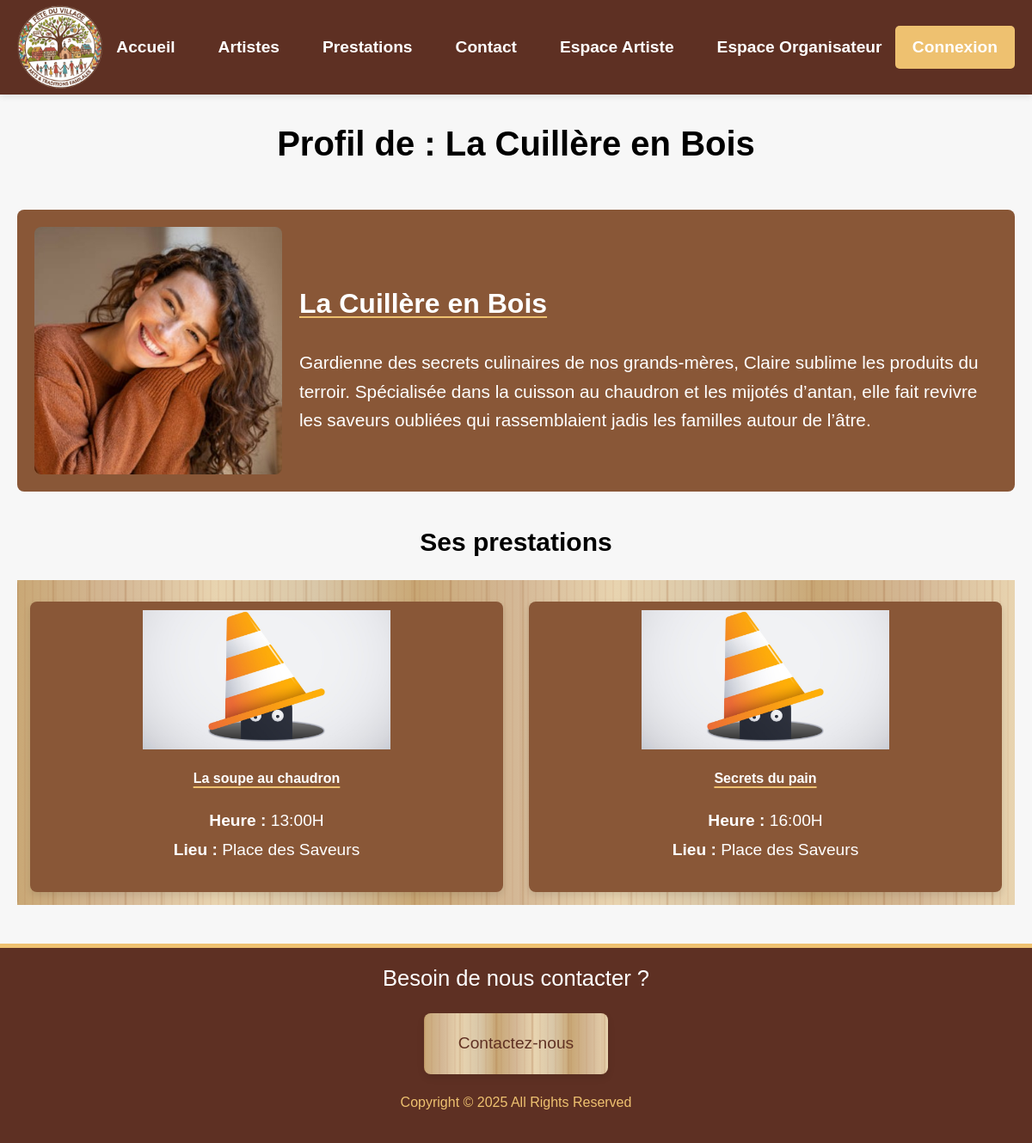
The app's page /app/Model/profil_Artiste.php?id=2 with its own data.
### tables this page shows
CREATE TABLE `utilisateur` (
  `uid` int(11) NOT NULL,
  `nom` varchar(255) NOT NULL,
  `prenom` varchar(255) NOT NULL,
  `nom_artiste` varchar(255) DEFAULT NULL,
  `email` varchar(255) NOT NULL,
  `mot_passe_hashe` varchar(255) NOT NULL,
  `photo` varchar(255) DEFAULT NULL,
  `description` text DEFAULT NULL,
  `est_organisateur` tinyint(1) DEFAULT 0
);

CREATE TABLE `programmation` (
  `prog_id` int(11) NOT NULL,
  `heure_debut` time NOT NULL,
  `prestation_id` int(11) DEFAULT NULL,
  `scene_id` int(11) DEFAULT NULL
);

CREATE TABLE `prestation` (
  `pid` int(11) NOT NULL,
  `intitule` varchar(255) NOT NULL,
  `description` text DEFAULT NULL,
  `image` varchar(255) DEFAULT NULL,
  `categories_id` int(11) DEFAULT NULL,
  `artiste_id` int(11) DEFAULT NULL
);

CREATE TABLE `scene` (
  `sid` int(11) NOT NULL,
  `nom_scene` varchar(255) NOT NULL
);

### app/View/fonctions_utiles.php (called while the page is built, shortened)
<?php
function obtenirImage($image_db, $type = 'activite') {
    $image = trim($image_db);
    if (!empty($image)) {
        return $image;
    }
    if ($type === 'artiste') {
        return 'defaut.png';
    } else {
        return 'defaut.jpg';
    }
}
    ?>

### app/Model/profil_Artiste.php (the view, shortened to what this page needs)
<?php
require_once __DIR__ . '/../../assets/config/db.php';
require_once __DIR__ . '/../View/fonctions_utiles.php';
$artiste_id = isset($_GET['id']) ? intval($_GET['id']) : 0;
try {
    $stmtArtiste = $pdo->prepare("SELECT nom_artiste, nom, prenom, description, photo FROM Utilisateur WHERE uid = ?");
    $stmtArtiste->execute([$artiste_id]);
    $artiste = $stmtArtiste->fetch();
    $sqlPresta = "SELECT P.pid, P.intitule, P.image, PR.heure_debut, S.nom_scene
                  FROM Prestation P
                  LEFT JOIN Programmation PR ON P.pid = PR.prestation_id
                  LEFT JOIN Scene S ON PR.scene_id = S.sid
                  WHERE P.artiste_id = ?";
    $stmtPresta = $pdo->prepare($sqlPresta);
    $stmtPresta->execute([$artiste_id]);
    $prestations = $stmtPresta->fetchAll();
} catch (PDOException $e) {
    die("Erreur base de donnees.");
}
?>
<!DOCTYPE html>
<html lang="fr">
<head>
  <link rel="stylesheet" href="../../assets/css/new.css" />
</head>
<body>
  <?php include('../View/header.php'); ?>
  <main class="centrage">
    <h1>Profil de : <?= htmlspecialchars($artiste['nom_artiste']) ?></h1>
    <section class="profil card-brun flexWrap">
      <img src="../../assets/images/Artiste/<?= obtenirImage($artiste['photo'], 'artiste') ?>" alt="photo artiste" />
      <div class="flexitems">
        <h2 class="underline"><?= htmlspecialchars($artiste['nom_artiste']) ?></h2>
        <p class="texte">
          <?= nl2br(htmlspecialchars($artiste['description'])) ?>
        </p>
      </div>
    </section>
    <section>
      <h3>Ses prestations</h3>
      <div class="decouverte fondDesign container-fluid displayGrid grid">
        <?php foreach ($prestations as $p): ?>
          <a href="./detail_prestation.php?id=<?= $p['pid'] ?>">
            <article class="SesPrestation card-brun translateY-card">
              <img src="../../assets/images/activite/<?= obtenirImage($p['image']) ?>" alt="photo <?= htmlspecialchars($p['intitule']); ?>" />
              <div>
                  <h4 class="underline"><?= htmlspecialchars($p['intitule']) ?></h4>
                  <ul class="card_info">
                    <?php if ($p['heure_debut']): ?>
                      <li><strong>Heure :</strong> <?= substr($p['heure_debut'], 0, 5) ?>H</li>
                      <li><strong>Lieu :</strong> <?= htmlspecialchars($p['nom_scene']) ?></li>
                    <?php else: ?>
                      <li><em>Non programmé</em></li>
                    <?php endif; ?>
                  </ul>
              </div>
            </article>
          </a>
        <?php endforeach; ?>
      </div>
    </section>
  </main>
  <?php include('../View/footer.php'); ?>
</body>
</html>

### assets/css/new.css (style rules this page uses)
:root { --couleur-primaire: #5e3023; --couleur-secondaire: #895737; --couleur-accent: #eec170; --couleur-fond-clair: #dab49d; --max-width-content: 1200px; --border-radius: 8px; --transition-speed: 0.3s; --shadow-light: 0 2px 8px rgba(0, 0, 0, 0.1); --shadow-medium: 0 4px 8px rgba(0, 0, 0, 0.1); --shadow-heavy: 0 10px 25px rgba(0, 0, 0, 0.2); }
h1, h2, h3, nav ul li a { font-family: 'MaSuperPolice', sans-serif; }
h1 { font-size: clamp(1.8rem, 4vw, 2.5rem); text-align: center; margin: 0; padding: 25px; }
h2 { font-size: clamp(1.5rem, 3vw, 2rem); }
h3 { font-size: clamp(1.3rem, 2.5vw, 2rem); margin: 0; text-align: center; }
* { box-sizing: border-box; }
html, body { height: 100%; margin: 0; }
body { padding: 0; font-family: Arial, sans-serif; min-height: 100vh; background-color: #f7f7f7; line-height: 1.6; display: flex; flex-direction: column; }
main { flex: 1; }
p { margin: 5px; }
a { text-decoration: none; color: inherit; z-index: 1; }
ul { list-style: none; padding: 0; margin: 0; }
img { max-width: 100%; height: auto; display: block; object-fit: cover; margin: 0 auto; }
.centrage { max-width: var(--max-width-content); margin: 0 auto; padding: 0 20px; }
.fondDesign { background: linear-gradient(90deg, #C9A876 0%, #D4B896 10%, #E8D4B0 20%, #D9C7A8 30%, #C9A876 40%, #D4B896 50%, #E8D4B0 60%, #D9C7A8 70%, #C9A876 80%, #D4B896 90%, #E8D4B0 100%); position: relative; z-index: 0; }
.fondDesign::before { content: ''; position: absolute; top: 0; left: 0; right: 0; bottom: 0; background-image: repeating-linear-gradient(90deg, rgba(139, 69, 19, 0.3) 0px, transparent 2px, transparent 40px, rgba(139, 69, 19, 0.3) 42px), repeating-linear-gradient(90deg, rgba(160, 82, 45, 0.2) 0px, transparent 1px, transparent 8px, rgba(160, 82, 45, 0.2) 9px); opacity: 0.6; pointer-events: none; border-radius: 5px; z-index: 0; }
.flexWrap { display: flex; flex-wrap: wrap; align-items: center; }
.flexitems { flex: 1; min-width: 250px; }
.displayGrid { display: grid; grid-template-columns: repeat(auto-fit, minmax(280px, 1fr)); }
.container-fluid { width: 100%; max-width: var(--max-width-content); text-align: center; }
.translateY-card { border-radius: var(--border-radius); transition: transform var(--transition-speed), box-shadow var(--transition-speed); box-shadow: var(--shadow-medium); }
.card-brun { background-color: var(--couleur-secondaire); border-radius: var(--border-radius); color: white; padding: 10px 0 30px 0; margin-top: 10px; }
.underline { text-decoration: underline 2px var(--couleur-accent); text-underline-offset: 4px; }
.card_info { list-style: none; padding: 0; margin-top: 0.5rem; }
.card_info li { font-size: 1.2em; margin-bottom: 0.2rem; }
.decouverte { gap: 30px; margin: 20px auto; padding: 15px; }
.profil { gap: 20px; max-width: var(--max-width-content); margin: 20px auto 35px; padding: 20px; }
.profil img { width: 100%; max-width: 18rem; border-radius: var(--border-radius); }
.texte { font-size: 1.3rem; margin: 10px 0; }
.SesPrestation img { width: 18rem; }
::placeholder { color: #aaa; font-style: italic; }

### records on screen
utilisateur: nom_artiste "La Cuillère en Bois", photo (picture), description "Gardienne des secrets culinaires de nos grands-mères, Claire sublime les produits du terroir. Spécialisée dans la cuisson au chaudron et les mijotés d’antan, elle fait revivre les saveurs oubliées qui rassemblaient jadis les familles autour de l’âtre."
programmation: prestation.intitule "La soupe au chaudron", heure_debut "13:00", scene.nom_scene "Place des Saveurs"
programmation: prestation.intitule "Secrets du pain", heure_debut "16:00", scene.nom_scene "Place des Saveurs"
